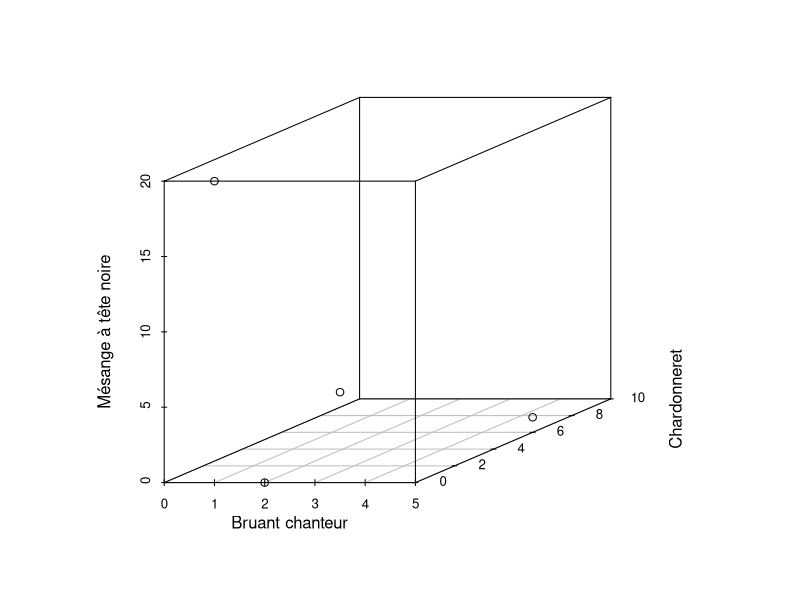
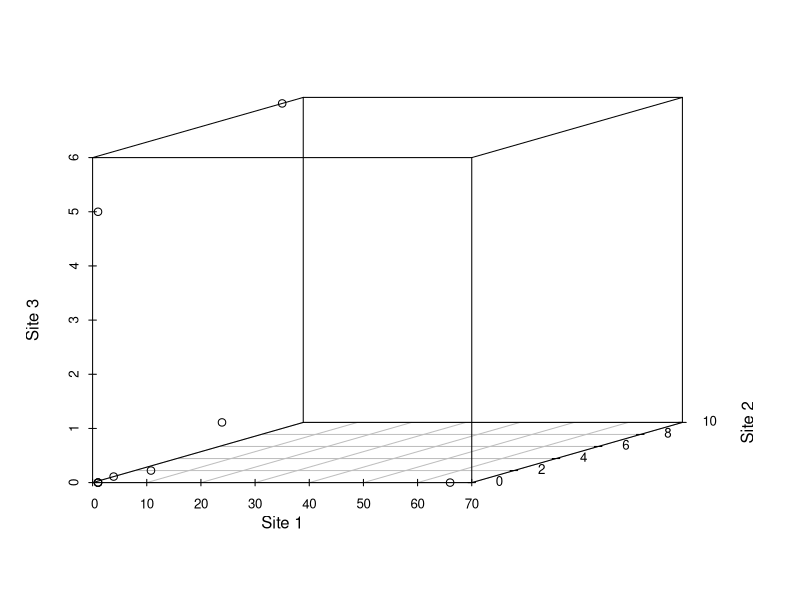
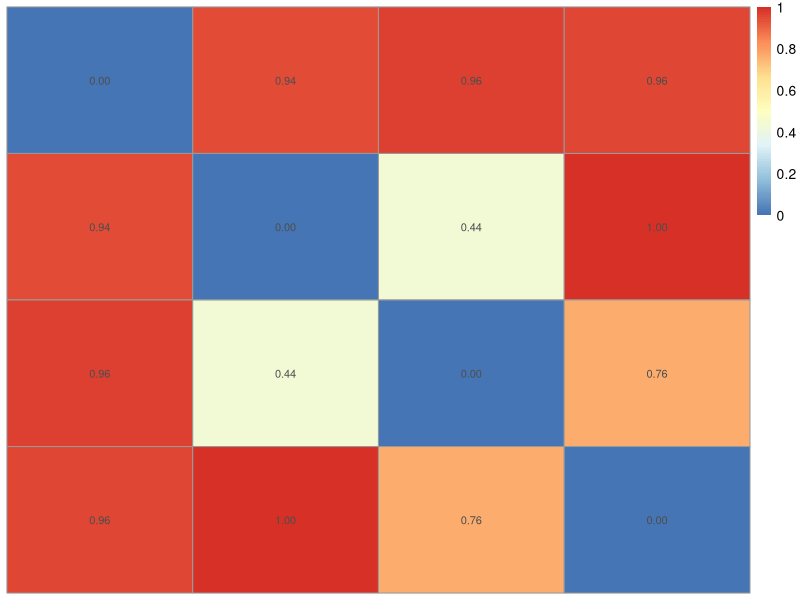
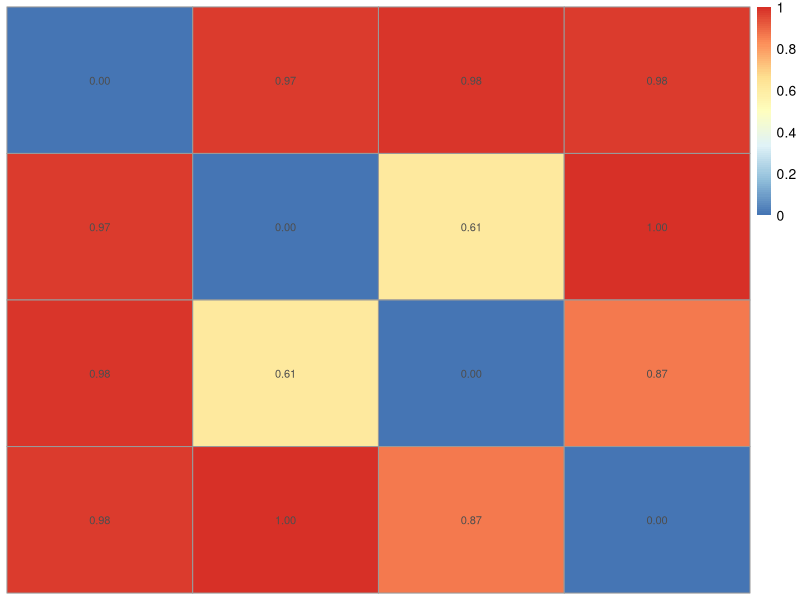
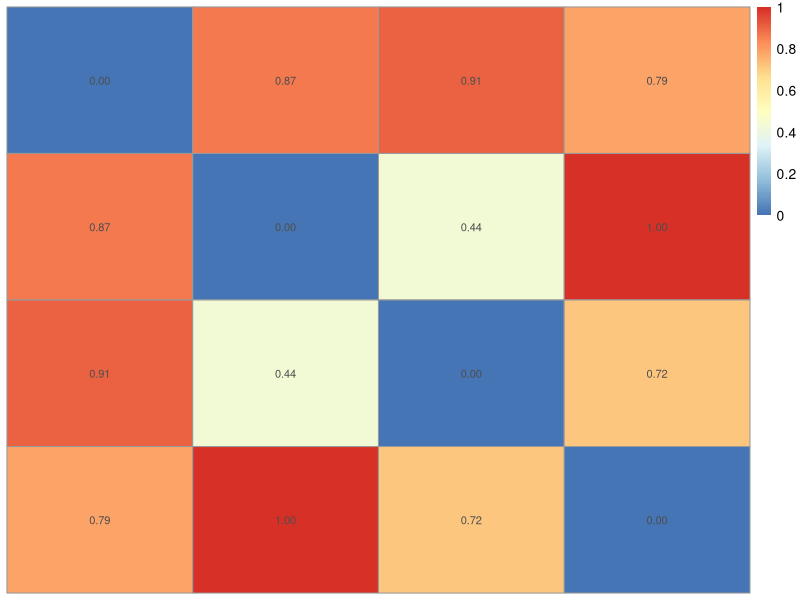
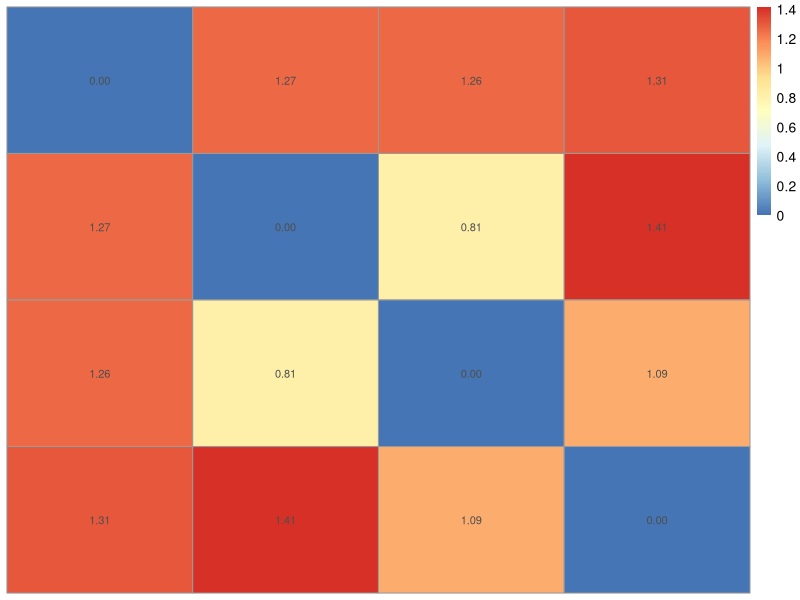
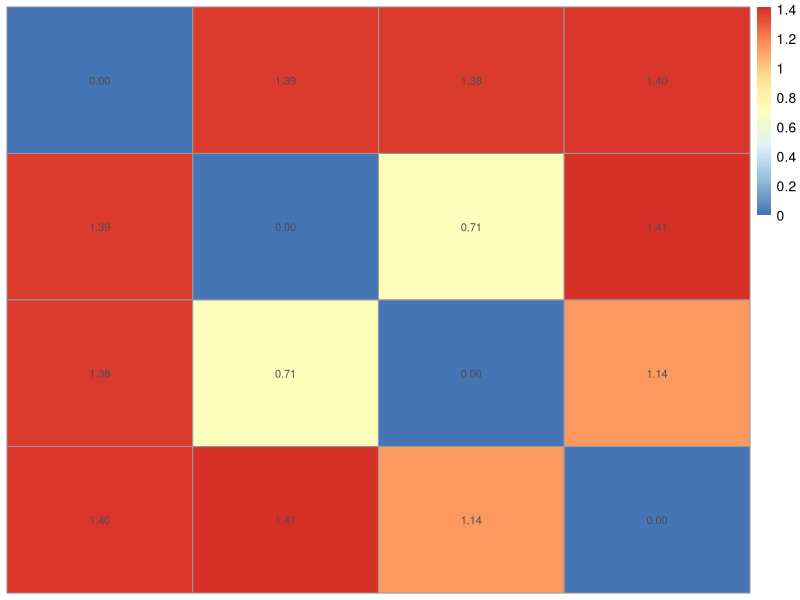
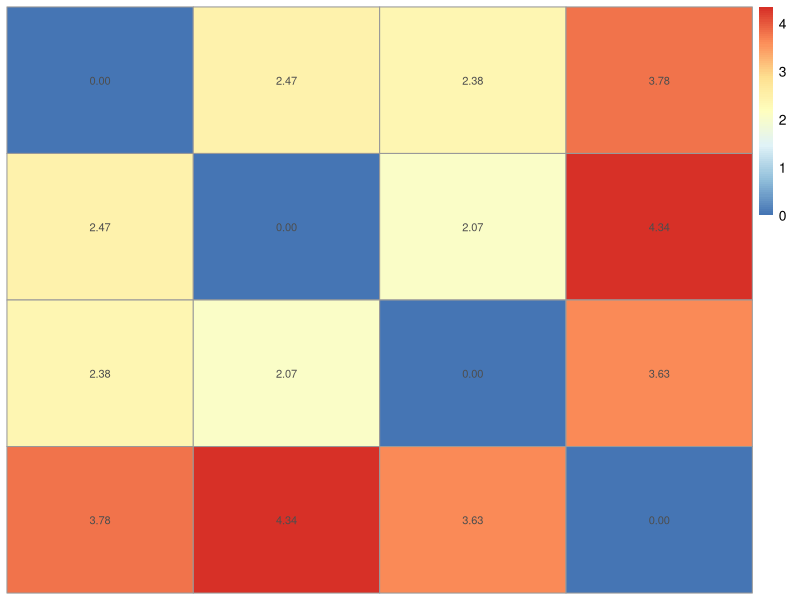

Generate these figures, in order, with R:
## ---- chunk 1
library("tidyverse")
## ---- chunk 2
abundance <- data_frame('Bruant familier' = c(1, 0, 0, 3),
                        'Citelle à poitrine rousse' = c(1, 0, 0, 0),
                        'Colibri à gorge rubis' = c(0, 1, 0, 0),
                        'Geai bleu' = c(3, 2, 0, 0),
                        'Bruant chanteur' = c(1, 0, 5, 2),
                        'Chardonneret' = c(0, 9, 6, 0),
                        'Bruant à gorge blanche' = c(1, 0, 0, 0),
                        'Mésange à tête noire' = c(20, 1, 1, 0),
                        'Jaseur boréal' = c(66, 0, 0, 0))
## ---- chunk 3
occurence <- abundance %>%
  transmute_all(funs(if_else(. > 0, 1, 0)))
occurence
## ---- chunk 4
library("scatterplot3d")
species <- c("Bruant chanteur", "Chardonneret", "Mésange à tête noire")
x <- abundance %>% pull(species[1])
y <- abundance %>% pull(species[2])
z <- abundance %>% pull(species[3])
scatterplot3d(x, y, z, angle = 20, asp = 0.3,
              xlab = species[1], ylab = species[2], zlab = species[3])
## ---- chunk 5
x <- abundance %>% slice(1) %>% as.numeric()
y <- abundance %>% slice(2) %>% as.numeric()
z <- abundance %>% slice(3) %>% as.numeric()
scatterplot3d(x, y, z, angle = 20, asp = 10,
              xlab = "Site 1", ylab = "Site 2", zlab = "Site 3")
## ---- chunk 6
library("vegan")
vegdist(occurence, method = "jaccard",
        diag = TRUE, upper = TRUE)
## ---- chunk 7
dissimilarity <- vegdist(occurence, method = "jaccard",
                        diag = TRUE, upper = TRUE)
distance <- sqrt(dissimilarity)
distance
## ---- chunk 8
associations_abund <- list()
associations_abund[['BrayCurtis']] <- vegdist(abundance, method = "bray")
associations_abund[['BrayCurtis']]
## ---- chunk 9
associations_abund[['Ruzicka']] <- associations_abund[['BrayCurtis']] * 2 / (1 + associations_abund[['BrayCurtis']])
## ---- chunk 10
associations_abund[['Kulczynski']] <- vegdist(abundance, method = "kulczynski")
## ---- chunk 11
associations_abund[['Hellinger']] <- dist(decostand(abundance, method="hellinger"))
## ---- chunk 12
associations_abund[['Chord']] <- dist(decostand(abundance, method="normalize"))
## ---- chunk 13
associations_abund[['ChiSquare']] <- dist(decostand(abundance, method="chi.square"))
## ---- chunk 14
library("pheatmap")
par(mfrow = c(2, 3))
for (i in seq_along(associations_abund)) {
  pheatmap(associations_abund[[i]],
         cluster_rows = FALSE, cluster_cols = FALSE, legend = TRUE,
         display_numbers = TRUE)
}
